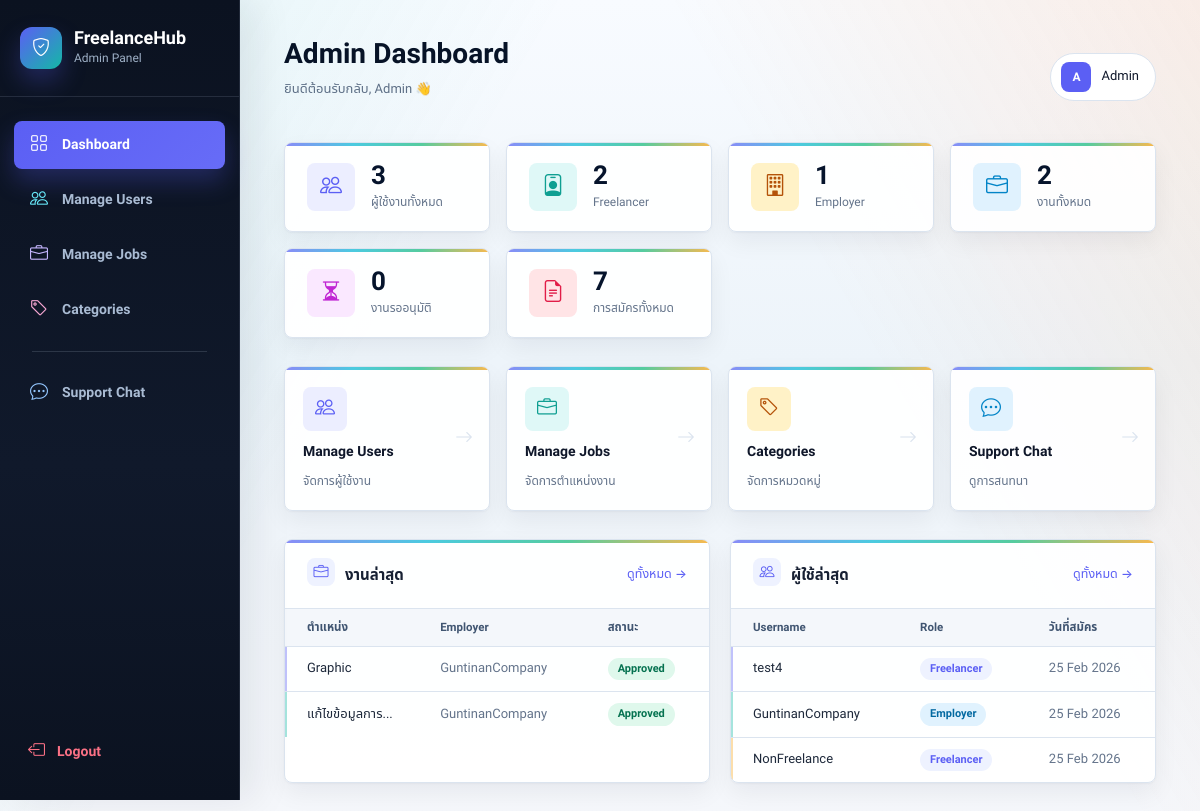
/admin_dashboard.php (signed in), run on the app's committed database.
### tables this page shows
CREATE TABLE `job` (
  `job_id` int(11) NOT NULL,
  `employer_id` int(11) NOT NULL,
  `title` varchar(255) NOT NULL,
  `description` text NOT NULL,
  `location` varchar(255) NOT NULL,
  `salary` decimal(10,2) DEFAULT 0.00,
  `latitude` double DEFAULT NULL,
  `longitude` double DEFAULT NULL,
  `deadline` datetime DEFAULT NULL,
  `status` enum('open','in_progress','completed','closed') DEFAULT 'open',
  `admin_status` enum('pending','approved','rejected') DEFAULT 'pending',
  `created_at` timestamp NOT NULL DEFAULT current_timestamp(),
  `category` varchar(100) DEFAULT NULL,
  `image_path` varchar(255) DEFAULT NULL,
  `updated_at` timestamp NULL DEFAULT NULL
);

CREATE TABLE `users` (
  `user_id` int(11) NOT NULL,
  `username` varchar(50) DEFAULT NULL,
  `email` varchar(100) DEFAULT NULL,
  `password` varchar(255) DEFAULT NULL,
  `fullname` varchar(100) DEFAULT NULL,
  `phone` varchar(20) DEFAULT NULL,
  `role` enum('admin','employer','freelancer') DEFAULT NULL,
  `created_at` timestamp NOT NULL DEFAULT current_timestamp(),
  `latitude` double DEFAULT NULL,
  `longitude` double DEFAULT NULL,
  `company_details` text DEFAULT NULL
);

### admin_dashboard.php (the view, shortened to what this page needs)
<?php
require_once __DIR__ . "/config.php";
$username = $_SESSION['username'];
$total_users     = mysqli_fetch_assoc(mysqli_query($conn,"SELECT COUNT(*) AS c FROM users WHERE role!='admin'"))['c'];
$total_freelance = mysqli_fetch_assoc(mysqli_query($conn,"SELECT COUNT(*) AS c FROM users WHERE role='freelancer'"))['c'];
$total_employer  = mysqli_fetch_assoc(mysqli_query($conn,"SELECT COUNT(*) AS c FROM users WHERE role='employer'"))['c'];
$total_jobs      = mysqli_fetch_assoc(mysqli_query($conn,"SELECT COUNT(*) AS c FROM job"))['c'];
$pending_jobs    = mysqli_fetch_assoc(mysqli_query($conn,"SELECT COUNT(*) AS c FROM job WHERE admin_status='pending'"))['c'];
$total_apps      = mysqli_fetch_assoc(mysqli_query($conn,"SELECT COUNT(*) AS c FROM job_application"))['c'];
$admin_id = $_SESSION['user_id'];
$unread_res = mysqli_fetch_assoc(mysqli_query($conn,"
    SELECT COUNT(*) AS c
    FROM chat_messages cm
    JOIN users u ON u.user_id=cm.sender_id
    WHERE cm.receiver_id='$admin_id'
    AND cm.is_read = 0
"))['c'];
$recent_jobs = mysqli_query($conn,"
    SELECT job.title, job.admin_status, users.username AS employer, job.created_at
    FROM job
    JOIN users ON users.user_id = job.employer_id
    ORDER BY job.created_at DESC
    LIMIT 5
");
$recent_users = mysqli_query($conn,"
    SELECT username, role, created_at
    FROM users
    WHERE role != 'admin'
    ORDER BY created_at DESC
    LIMIT 5
");
?>
<!DOCTYPE html>
<html lang="th">
<head>
<link href="https://cdn.jsdelivr.net/npm/bootstrap@5.3.0/dist/css/bootstrap.min.css" rel="stylesheet">
<link href="https://cdn.jsdelivr.net/npm/bootstrap-icons@1.11.0/font/bootstrap-icons.css" rel="stylesheet">
<link rel="stylesheet" href="assets/css/freelancehub-theme.css">
</head>
<body>
<aside class="sidebar">
  <div class="sidebar-brand">
    <a href="#" class="logo">
      <div class="logo-icon"><i class="bi bi-shield-check"></i></div>
      <div>
        <div class="logo-text">FreelanceHub</div>
        <div class="logo-sub">Admin Panel</div>
      </div>
    </a>
  </div>
  <nav class="sidebar-nav">
    <a href="admin_dashboard.php"          class="nav-item active"><i class="bi bi-grid"></i> Dashboard</a>
    <a href="admin_manage_users.php"        class="nav-item"><i class="bi bi-people"></i> Manage Users</a>
    <a href="admin_manage_jobs.php"         class="nav-item">
      <i class="bi bi-briefcase"></i> Manage Jobs
    </a>
    <a href="admin_manage_categories.php"   class="nav-item"><i class="bi bi-tag"></i> Categories</a>
    <div class="nav-divider"></div>
    <a href="admin_support.php"             class="nav-item">
      <i class="bi bi-chat-dots"></i> Support Chat
    </a>
  </nav>
  <div class="sidebar-footer">
    <a href="logout.php" class="nav-logout"><i class="bi bi-box-arrow-left"></i> Logout</a>
  </div>
</aside>
<main class="main">
  <div class="topbar">
    <div class="topbar-left">
      <h2>Admin Dashboard</h2>
      <p>ยินดีต้อนรับกลับ, <?php echo htmlspecialchars($username); ?> 👋</p>
    </div>
    <div class="admin-chip">
      <div class="av"><?php echo strtoupper(substr($username,0,1)); ?></div>
      <span><?php echo htmlspecialchars($username); ?></span>
    </div>
  </div>
  <div class="stat-grid">
    <div class="stat-card">
      <div class="stat-icon si-purple"><i class="bi bi-people"></i></div>
      <div class="stat-info">
        <div class="value"><?php echo $total_users; ?></div>
        <div class="label">ผู้ใช้งานทั้งหมด</div>
      </div>
    </div>
    <div class="stat-card">
      <div class="stat-icon si-blue"><i class="bi bi-person-badge"></i></div>
      <div class="stat-info">
        <div class="value"><?php echo $total_freelance; ?></div>
        <div class="label">Freelancer</div>
      </div>
    </div>
    <div class="stat-card">
      <div class="stat-icon si-green"><i class="bi bi-building"></i></div>
      <div class="stat-info">
        <div class="value"><?php echo $total_employer; ?></div>
        <div class="label">Employer</div>
      </div>
    </div>
    <div class="stat-card">
      <div class="stat-icon si-yellow"><i class="bi bi-briefcase"></i></div>
      <div class="stat-info">
        <div class="value"><?php echo $total_jobs; ?></div>
        <div class="label">งานทั้งหมด</div>
      </div>
    </div>
    <div class="stat-card">
      <div class="stat-icon si-red"><i class="bi bi-hourglass-split"></i></div>
      <div class="stat-info">
        <div class="value"><?php echo $pending_jobs; ?></div>
        <div class="label">งานรออนุมัติ</div>
      </div>
    </div>
    <div class="stat-card">
      <div class="stat-icon si-navy"><i class="bi bi-file-earmark-text"></i></div>
      <div class="stat-info">
        <div class="value"><?php echo $total_apps; ?></div>
        <div class="label">การสมัครทั้งหมด</div>
      </div>
    </div>
  </div>
  <div class="quick-grid" style="margin-bottom:28px;">
    <a href="admin_manage_users.php" class="quick-card">
      <div class="qc-icon si-purple"><i class="bi bi-people"></i></div>
      <div class="qc-title">Manage Users</div>
      <div class="qc-sub">จัดการผู้ใช้งาน</div>
      <i class="bi bi-arrow-right qc-arrow"></i>
    </a>
    <a href="admin_manage_jobs.php" class="quick-card">
      <div class="qc-icon si-yellow"><i class="bi bi-briefcase"></i></div>
      <div class="qc-title">Manage Jobs</div>
      <div class="qc-sub"><?php echo $pending_jobs > 0 ? $pending_jobs.' งานรออนุมัติ' : 'จัดการตำแหน่งงาน'; ?></div>
      <i class="bi bi-arrow-right qc-arrow"></i>
    </a>
    <a href="admin_manage_categories.php" class="quick-card">
      <div class="qc-icon si-green"><i class="bi bi-tag"></i></div>
      <div class="qc-title">Categories</div>
      <div class="qc-sub">จัดการหมวดหมู่</div>
      <i class="bi bi-arrow-right qc-arrow"></i>
    </a>
    <a href="admin_support.php" class="quick-card">
      <div class="qc-icon si-blue"><i class="bi bi-chat-dots"></i></div>
      <div class="qc-title">Support Chat</div>
      <div class="qc-sub"><?php echo $unread_res > 0 ? $unread_res.' ข้อความใหม่' : 'ดูการสนทนา'; ?></div>
      <i class="bi bi-arrow-right qc-arrow"></i>
    </a>
  </div>
  <div class="two-col">
    <div class="table-card">
      <div class="table-head">
        <h4><i class="bi bi-briefcase" style="color:var(--accent);margin-right:6px;"></i> งานล่าสุด</h4>
        <a href="admin_manage_jobs.php">ดูทั้งหมด →</a>
      </div>
      <table class="mini-table">
        <thead>
          <tr>
            <th>ตำแหน่ง</th>
            <th>Employer</th>
            <th>สถานะ</th>
          </tr>
        </thead>
        <tbody>
        <?php
          while($j = mysqli_fetch_assoc($recent_jobs)):
            $sc  = match(strtolower($j['admin_status'])){
              'approved' => 'sp-approved',
              'rejected' => 'sp-rejected',
              default    => 'sp-pending',
            };
        ?>
          <tr>
            <td style="font-weight:500;max-width:120px;overflow:hidden;text-overflow:ellipsis;white-space:nowrap;"><?php echo htmlspecialchars($j['title']); ?></td>
            <td style="color:var(--muted);"><?php echo htmlspecialchars($j['employer']); ?></td>
            <td><span class="status-pill <?php echo $sc; ?>"><?php echo ucfirst($j['admin_status']); ?></span></td>
          </tr>
        <?php endwhile; ?>
        </tbody>
      </table>
    </div>
    <div class="table-card">
      <div class="table-head">
        <h4><i class="bi bi-people" style="color:var(--accent);margin-right:6px;"></i> ผู้ใช้ล่าสุด</h4>
        <a href="admin_manage_users.php">ดูทั้งหมด →</a>
      </div>
      <table class="mini-table">
        <thead>
          <tr>
            <th>Username</th>
            <th>Role</th>
            <th>วันที่สมัคร</th>
          </tr>
        </thead>
        <tbody>
        <?php
          while($u = mysqli_fetch_assoc($recent_users)):
            $rc   = $u['role'] === 'freelancer' ? 'sp-fl' : 'sp-em';
        ?>
          <tr>
            <td style="font-weight:500;"><?php echo htmlspecialchars($u['username']); ?></td>
            <td><span class="status-pill <?php echo $rc; ?>"><?php echo ucfirst($u['role']); ?></span></td>
            <td style="color:var(--muted);"><?php echo !empty($u['created_at']) ? date('d M Y', strtotime($u['created_at'])) : '—'; ?></td>
          </tr>
        <?php endwhile; ?>
        </tbody>
      </table>
    </div>
  </div>
</main>
</body>
</html>

### data on the page
job: title "Graphic", employer.username "GuntinanCompany", admin_status "Approved"
job: title "แก้ไขข้อมูลการ…", employer.username "GuntinanCompany", admin_status "Approved"
users: username "test4", role "Freelancer", created_at "25 Feb 2026"
users: username "GuntinanCompany", role "Employer", created_at "25 Feb 2026"
users: username "NonFreelance", role "Freelancer", created_at "25 Feb 2026"

### other printed values
$username "Admin"
substr($username,0,1) "A"
$total_users "3"
$total_freelance "2"
$total_employer "1"
$total_jobs "2"
$pending_jobs "0"
$total_apps "7"
